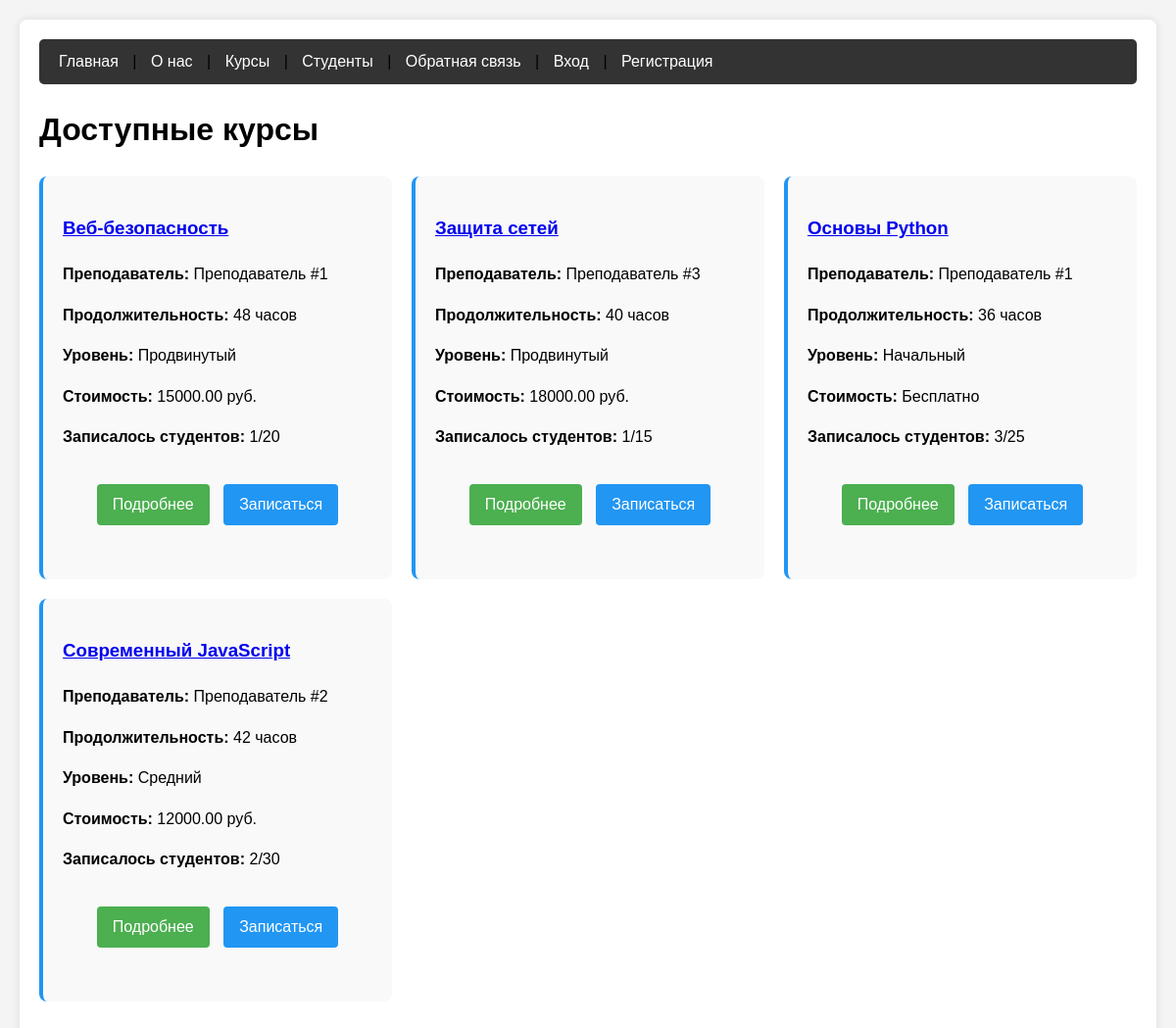
Page /courses/ on the committed database.
### fefu_lab/models.py (models this page shows, shortened)
class Course(models.Model):
    LEVEL_CHOICES = [
        ('BEGINNER', 'Начальный'),
        ('INTERMEDIATE', 'Средний'),
        ('ADVANCED', 'Продвинутый'),
    ]
    title = models.CharField(max_length=200, verbose_name='Название')
    slug = models.SlugField(unique=True, verbose_name='URL идентификатор')
    description = models.TextField(verbose_name='Описание')
    duration = models.PositiveIntegerField(
        validators=[MinValueValidator(1), MaxValueValidator(500)],
        verbose_name='Продолжительность (часов)'
    )
    instructor = models.ForeignKey(
        Instructor,
        on_delete=models.SET_NULL,
        null=True,
        blank=True,
        related_name='courses',
        verbose_name='Преподаватель'
    )
    level = models.CharField(
        max_length=12,
        choices=LEVEL_CHOICES,
        default='BEGINNER',
        verbose_name='Уровень сложности'
    )
    max_students = models.PositiveIntegerField(
        default=30,
        validators=[MinValueValidator(1), MaxValueValidator(100)],
        verbose_name='Максимальное количество студентов'
    )
    price = models.DecimalField(
        max_digits=10,
        decimal_places=2,
        default=0,
        verbose_name='Стоимость'
    )
    is_active = models.BooleanField(default=True, verbose_name='Активен')
    created_at = models.DateTimeField(auto_now_add=True, verbose_name='Дата создания')
    updated_at = models.DateTimeField(auto_now=True, verbose_name='Дата обновления')
    class Meta:
        verbose_name = 'Курс'
        verbose_name_plural = 'Курсы'
        ordering = ['title']
    @property
    def enrolled_students_count(self):
        return self.enrollments.filter(status='ACTIVE').count()
    def is_available(self):
        return self.enrolled_students_count < self.max_students

class Instructor(models.Model):
    user = models.OneToOneField(
        User,
        on_delete=models.CASCADE,
        related_name='instructor_profile',
        verbose_name='Пользователь',
        null=True,  # Добавляем
        blank=True  # Добавляем
    )
    specialization = models.CharField(max_length=200, verbose_name='Специализация')
    degree = models.CharField(max_length=100, blank=True, verbose_name='Ученая степень')
    bio = models.TextField(blank=True, verbose_name='Биография')
    office = models.CharField(max_length=50, blank=True, verbose_name='Кабинет')
    is_active = models.BooleanField(default=True, verbose_name='Активен')
    created_at = models.DateTimeField(auto_now_add=True)
    updated_at = models.DateTimeField(auto_now=True)
    class Meta:
        verbose_name = 'Преподаватель'
        verbose_name_plural = 'Преподаватели'
        ordering = ['user__last_name', 'user__first_name']
    @property
    def full_name(self):
        return self.user.get_full_name()

### fefu_lab/views.py (the view)
# urls.py: path('courses/', views.CourseListView.as_view(), name='course_list'),
class CourseListView(ListView):
    model = Course
    template_name = 'fefu_lab/course_list.html'
    context_object_name = 'courses'
    def get_queryset(self):
        return Course.objects.filter(is_active=True).select_related('instructor')

### fefu_lab/templates/fefu_lab/course_list.html (shortened to what this page needs)
{% extends "fefu_lab/base.html" %}
{% block heading %}Доступные курсы{% endblock %}
{% block content %}
<div class="course-list">
    {% for course in courses %}
    <div class="course-card">
        <h3><a href="{% url 'course_detail' course.slug %}">{{ course.title }}</a></h3>
        <p><strong>Преподаватель:</strong>
            {% if course.instructor %}
                {{ course.instructor.full_name }}
            {% else %}
                Не назначен
            {% endif %}
        </p>
        <p><strong>Продолжительность:</strong> {{ course.duration }} часов</p>
        <p><strong>Уровень:</strong> {{ course.get_level_display }}</p>
        <p><strong>Стоимость:</strong>
            {% if course.price > 0 %}
                {{ course.price }} руб.
            {% else %}
                Бесплатно
            {% endif %}
        </p>
        <p><strong>Записалось студентов:</strong> {{ course.enrolled_students_count }}/{{ course.max_students }}</p>
        <div class="course-actions">
            <a href="{% url 'course_detail' course.slug %}" class="btn">Подробнее</a>
            {% if course.is_available %}
            <a href="{% url 'enrollment' %}" class="btn btn-primary">Записаться</a>
            {% else %}
            <span class="btn btn-disabled">Мест нет</span>
            {% endif %}
        </div>
    </div>
    {% empty %}
    <p>Курсы не найдены.</p>
    {% endfor %}
</div>
{% endblock %}

### fefu_lab/static/fefu_lab/css/style.css (style rules this page uses)
body { font-family: Arial, sans-serif; line-height: 1.6; margin: 0; padding: 20px; background-color: #f4f4f4; }
.student-list, .course-list { display: grid; grid-template-columns: repeat(auto-fill, minmax(300px, 1fr)); gap: 20px; margin: 20px 0; }
.student-card, .course-card { background: #f9f9f9; padding: 20px; border-radius: 8px; border-left: 4px solid #4CAF50; }
.course-card { border-left-color: #2196F3; }
.btn { display: inline-block; padding: 8px 16px; background: #4CAF50; color: white; text-decoration: none; border-radius: 4px; border: none; cursor: pointer; margin: 5px; }
.btn-primary { background: #2196F3; }
.course-actions { margin: 30px 0; text-align: center; }

### rows in the picture
Course: title "Веб-безопасность", instructor.full_name "Преподаватель #1", duration "48", level "Продвинутый", price "15000.00", enrolled_students_count "1", max_students "20", shows "Записаться"
Course: title "Защита сетей", instructor.full_name "Преподаватель #3", duration "40", level "Продвинутый", price "18000.00", enrolled_students_count "1", max_students "15", shows "Записаться"
Course: title "Основы Python", instructor.full_name "Преподаватель #1", duration "36", level "Начальный", price "Бесплатно", enrolled_students_count "3", max_students "25", shows "Записаться"
Course: title "Современный JavaScript", instructor.full_name "Преподаватель #2", duration "42", level "Средний", price "12000.00", enrolled_students_count "2", max_students "30", shows "Записаться"
